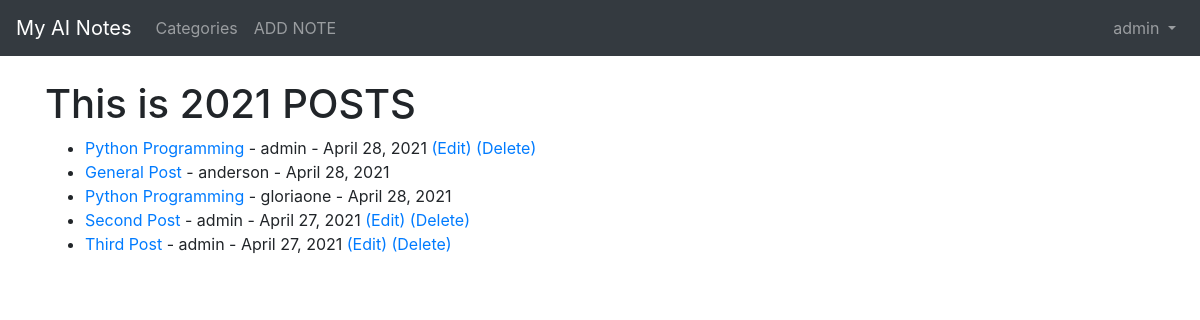
The app's page / (signed in) with its own data.
### blog/models.py (models this page shows, shortened)
class Post(models.Model):
    author = models.ForeignKey(User, on_delete = models.CASCADE)
    title = models.CharField(max_length=255)
    body = RichTextField(blank=True, null=True)
    post_date = models.DateField(auto_now_add=True)
    likes = models.ManyToManyField(User, related_name='blog_post')
    header_image = models.ImageField(null=True, blank=True, upload_to="images/")

### blog/views.py (the view)
# urls.py: path('', HomeView.as_view(), name="home"),
class HomeView(ListView):
    model = Post
    context_object_name = "posts"
    template_name = "home.html"
    ordering = ['-post_date']

### blog/templates/home.html
{% extends 'base.html' %} {% block content %}
<h1 style="align-items: center;">This is 2021 POSTS</h1>
<ul style="align-items: center;">
    {% for post in posts %}
    <li><a href="{% url 'article-detail' post.pk %}">{{post.title}}</a> - {{post.author.username}} - {{ post.post_date }} {% if user.is_authenticated %} {% if user.id == post.author.id %}
        <a href="{% url 'update_post' post.pk %}">(Edit)</a>
        <a href="{% url 'delete_post' post.pk %}">(Delete)</a> {% endif %} {% endif %}
    </li>
    {% endfor %}
</ul>
{% endblock %}

### blog/templates/base.html (shortened to what this page needs)
<!doctype html>
<html lang="en">
<head>
    <link rel="stylesheet" href="https://cdn.jsdelivr.net/npm/bootstrap@4.5.3/dist/css/bootstrap.min.css">
</head>
<body>
    <nav class="navbar navbar-expand-lg navbar-dark bg-dark">
        <a class="navbar-brand" href="{% url 'home' %}">My AI Notes</a>
        <div class="collapse navbar-collapse" id="navbarSupportedContent">
            <ul class="navbar-nav mr-auto">
                {% if cat_menu %}
                <li class="nav-item dropdown">
                    <a class="nav-link dropdown-toggle" href="#" id="navbarDropdown" role="button" data-toggle="dropdown" aria-haspopup="true" aria-expanded="false">
            Categories
          </a>
                    <div class="dropdown-menu" aria-labelledby="navbarDropdown">
                        {% for item in cat_menu %}
                        <a class="dropdown-item" href="#">{{item}} </a> {% endfor %}
                        <div class="dropdown-divider"></div>
                        <a class="dropdown-item" href="#">ADD CATEGORY</a>
                    </div>
                </li>
                {% else %}
                <li class="nav-item">
                    <a class="nav-link" href="#">Categories</a>
                </li>
                {% endif %} {% if user.is_authenticated %}
                <li class="nav-item">
                    <a class="nav-link" href="{% url 'add_post' %} ">ADD NOTE</a>
                </li>
                {% endif %}
            </ul>
            <ul class="navbar-nav ml-auto">
                {% if user.is_authenticated %}
                <li class="nav-item dropdown ">
                    <a class="nav-link dropdown-toggle" href="#" id="navbarDropdown" role="button" data-toggle="dropdown" aria-haspopup="true" aria-expanded="false">
          {{user.username}}
        </a>
                </li>
                {% endif %}
            </ul>
        </div>
    </nav>
    <br />
    <div class="container">
        {% block content %} {% endblock %}
    </div>
</body>
</html>

### records on screen
Post: title "Python Programming", author.username "admin", post_date "April 28, 2021", shows "(Edit)"
Post: title "General Post", author.username "anderson", post_date "April 28, 2021"
Post: title "Python Programming", author.username "gloriaone", post_date "April 28, 2021"
Post: title "Second Post", author.username "admin", post_date "April 27, 2021", shows "(Edit)"
Post: title "Third Post", author.username "admin", post_date "April 27, 2021", shows "(Edit)"

### other values on screen
{{ user.username }} "admin"
